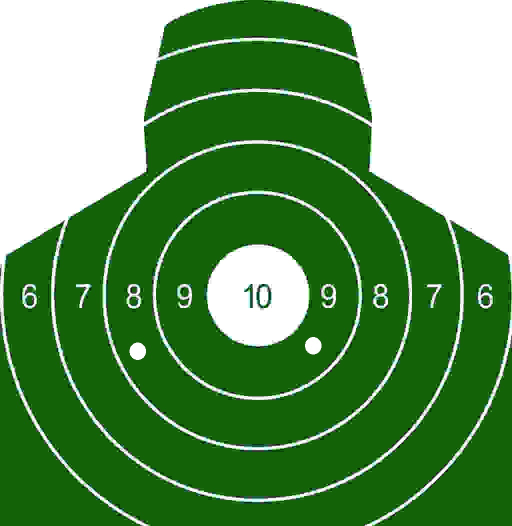
#> input picture source/demo2.jpg, 1024 x 1052 px (shown at 1/2 size)
$ python zzlb.py
#> lines starting #> are read from the running program, lines starting #| are printed output that depends on the picture; after the words box and inside, x2 and y2 are one past the last pixel; in counts of white or black regions, pixels touching at a corner belong together
# -*- coding: utf-8 -*-
# code:myhaspl@myhaspl.com
# 中值滤波
import cv2
import numpy as np

fn = "demo2.jpg"
myimg = cv2.imread(fn)
#> myimg is the input picture: shape (1052, 1024, 3); mean B, G, R 87.6, 147.3, 94.6
img = cv2.cvtColor(myimg, cv2.COLOR_BGR2GRAY)
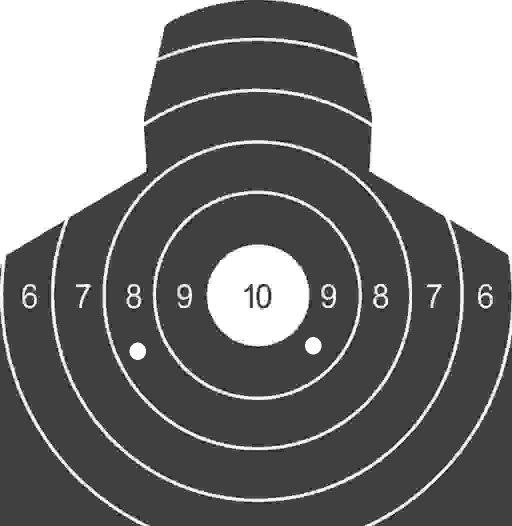
#> img: shape (1052, 1024) (shown at 1/2 size); min 0, max 255, mean 124.7

# 加上椒盐噪声
# 灰阶范围
w = img.shape[1]
#> w = 1024
h = img.shape[0]
#> h = 1052
newimg = np.array(img)
# 噪声点数量
noisecount = 50000
for k in xrange(0, noisecount):
    xi = int(np.random.uniform(0, newimg.shape[1]))
    xj = int(np.random.uniform(0, newimg.shape[0]))
    newimg[xj, xi] = 255
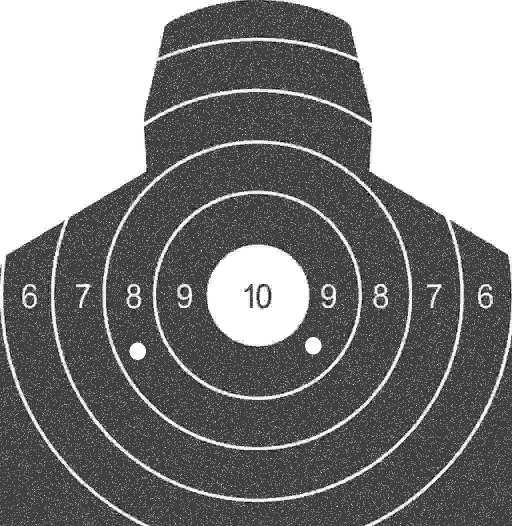
#> newimg: shape (1052, 1024) (shown at 1/2 size); 3.32% of pixels changed, all inside (x1, y1, x2, y2) = (0, 0, 1024, 1052)

# 滤波去噪
lbimg = cv2.medianBlur(newimg, 3)
cv2.imshow('src', newimg)
cv2.imshow('dst', lbimg)
cv2.waitKey()
cv2.destroyAllWindows()

$ run again, with source/demo10.jpg copied over source/demo2.jpg
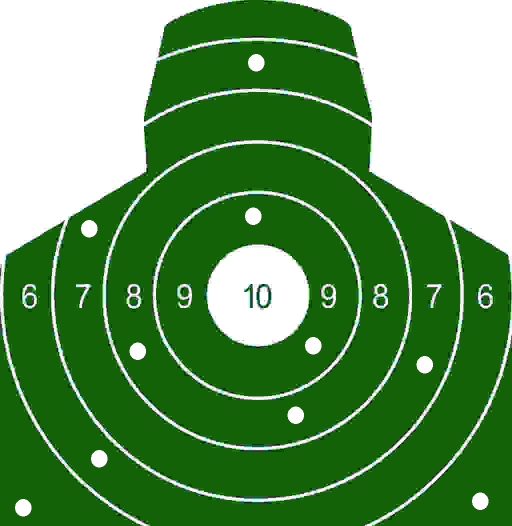
#> input picture source/demo10.jpg, 1024 x 1052 px (shown at 1/2 size)
#> myimg is the input picture: shape (1052, 1024, 3); mean B, G, R 89.3, 148.3, 96.2
#> `img = cv2.cvtColor(myimg, cv2.COLOR_BGR2GRAY)`:
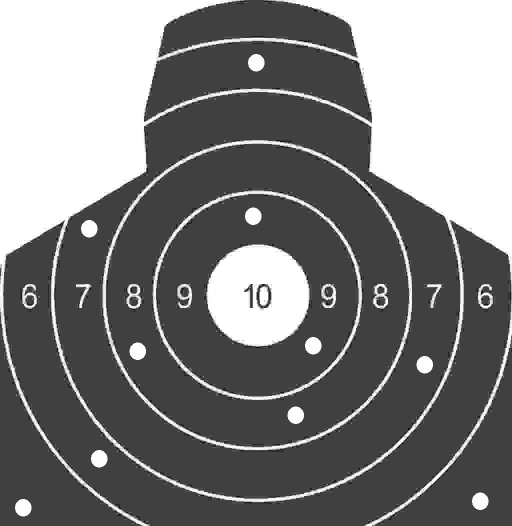
#> img: shape (1052, 1024) (shown at 1/2 size); min 0, max 255, mean 126
#> after the loop `for k in xrange(0, noisecount):`:
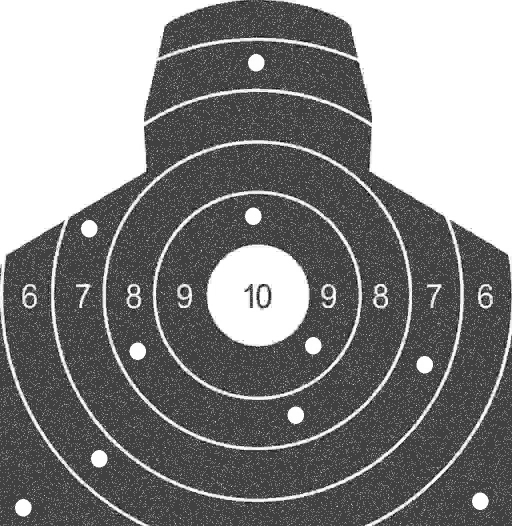
#> newimg: shape (1052, 1024) (shown at 1/2 size); 3.35% of pixels changed, all inside (x1, y1, x2, y2) = (0, 0, 1024, 1052)
